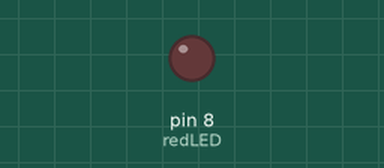
This sketch was run on a simulated Arduino Uno, built with avr-gcc and run on an emulated ATmega328P. Shown: output pins drawn as LEDs (lit = HIGH).

Above: at 2.1 s.
At 7.07 s:
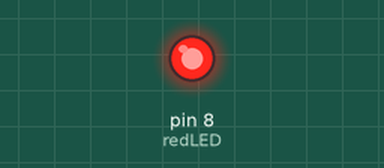
Timing chart, 0 to 7.4 s (numbered marks = the images above):
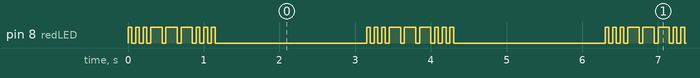

The sketch:

sketch_oct27a.ino
```cpp
int redLED=8;
float pi=3.14;
int dit=50;
int dah=150;
int shortW=50;
int longW=2000;

  void setup() {
  // put your setup code here, to run once:
pinMode (redLED,OUTPUT);
}

void loop() {
  // put your main code here, to run repeatedly:
digitalWrite (redLED,HIGH);
delay (dit);
digitalWrite (redLED,LOW);
delay (shortW);
digitalWrite (redLED,HIGH);
delay (dit);
digitalWrite (redLED,LOW);
delay (shortW);
digitalWrite (redLED,HIGH);
delay (dit);
digitalWrite (redLED,LOW);
delay (shortW);

digitalWrite (redLED,HIGH);
delay (dah);
digitalWrite (redLED,LOW);
delay (shortW);
digitalWrite (redLED,HIGH);
delay (dah);
digitalWrite (redLED,LOW);
delay (shortW);
digitalWrite (redLED,HIGH);
delay (dah);
digitalWrite (redLED,LOW);
delay (shortW);

digitalWrite (redLED,HIGH);
delay (dit);
digitalWrite (redLED,LOW);
delay (shortW);
digitalWrite (redLED,HIGH);
delay (dit);
digitalWrite (redLED,LOW);
delay (shortW);
digitalWrite (redLED,HIGH);
delay (dit);
digitalWrite (redLED,LOW);
delay (longW);
}
```

Measured:
- by itself, pin 8 (redLED): repeats every 3.2 s: 2 × (LOW 0.05 s, HIGH 0.05 s), 3 × (LOW 0.05 s, HIGH 0.15 s), 3 × (LOW 0.05 s, HIGH 0.05 s), LOW 2.0 s, HIGH 0.05 s
- by itself, everything shown: repeats every 3.2 s, in 18 steps
